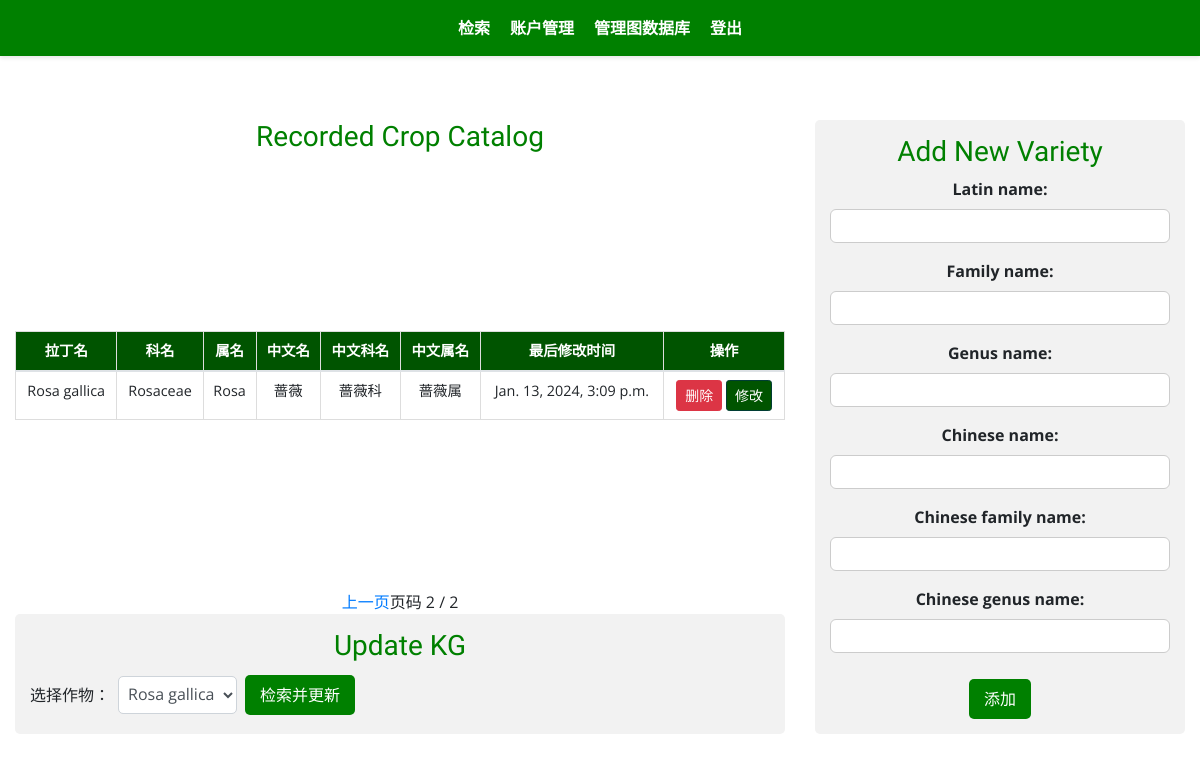
Screenshot of /neo4j_manage/?page=2 (signed in) with the database file from the repository.
### neo4j_manage/models.py (models this page shows)
class Crop(models.Model):
    latin_name = models.CharField(max_length=255, unique=True)
    family_name = models.CharField(max_length=255)
    genus_name = models.CharField(max_length=255)
    chinese_name = models.CharField(max_length=255)
    chinese_family_name = models.CharField(max_length=255)
    chinese_genus_name = models.CharField(max_length=255)
    last_modified = models.DateTimeField(auto_now=True)
    def __str__(self):
        return f"{self.latin_name} - {self.last_modified.strftime('%Y-%m-%d %H:%M:%S')}"

### neo4j_manage/views.py (the view, shortened to what this page needs)
# urls.py: path("", CropView.as_view(), name="neo4j-manage"),
class CropView(LoginRequiredMixin, Neo4jManagerMixin, View):
    template_name = "neo4j_manage/neo4j_manage.html"
    paginate_by = 10
    def get(self, request, *args, **kwargs):
        crop_list = Crop.objects.order_by("-last_modified")
        print(crop_list)
        paginator = Paginator(crop_list, self.paginate_by)
        print(paginator)
        page_number = request.GET.get("page")
        page_obj = paginator.get_page(page_number)
        print(page_obj)
        form = CropForm()
        return render(request, self.template_name, {"form": form, "page_obj": page_obj})

### neo4j_manage/forms.py
class CropForm(forms.ModelForm):
    class Meta:
        model = Crop
        fields = [
            "latin_name",
            "family_name",
            "genus_name",
            "chinese_name",
            "chinese_family_name",
            "chinese_genus_name",
        ]

### accounts/templatetags/custom_tags.py (called while the page is built)
@register.filter(name="has_group")
def has_group(user, group_name):
    return user.groups.filter(name=group_name).exists()

### neo4j_manage/views.py (called while the page is built)
def is_neo4j_manager(user):
    return user.groups.filter(name="neo4j_manager").exists()

    def test_func(self):
        return is_neo4j_manager(self.request.user)

### neo4j_manage/templates/neo4j_manage/neo4j_manage.html (shortened to what this page needs)
{% extends "base.html" %}
{% load static %}
{% block css_files %}
    <link rel="stylesheet" href="https://stackpath.bootstrapcdn.com/bootstrap/4.5.2/css/bootstrap.min.css">
    <link rel="stylesheet" href="{% static 'css/app.css' %}">
    <link rel="stylesheet" href="{% static 'neo4j_manage/css/list_style.css' %}">
{% endblock %}
{% block content %}
    <div class="container-fluid mt-4">
        <div class="row">
            <div class="col-md-8 d-flex flex-column justify-content-start">
            <h3>Recorded Crop Catalog</h3>
                <table class="table">
                    <thead>
                        <tr>
                            <th>拉丁名</th>
                            <th>科名</th>
                            <th>属名</th>
                            <th>中文名</th>
                            <th>中文科名</th>
                            <th>中文属名</th>
                            <th>最后修改时间</th>
                            <th>操作</th>
                        </tr>
                    </thead>
                    <tbody>
                        {% for crop in page_obj %}
                            <tr>
                                <td>{{ crop.latin_name }}</td>
                                <td>{{ crop.family_name }}</td>
                                <td>{{ crop.genus_name }}</td>
                                <td>{{ crop.chinese_name }}</td>
                                <td>{{ crop.chinese_family_name }}</td>
                                <td>{{ crop.chinese_genus_name }}</td>
                                <td>{{ crop.last_modified }}</td>
                                <td>
                                    <button class="btn btn-sm btn-danger" onclick="confirmDelete('{{ crop.latin_name }}', '{% url 'crop_delete' crop.latin_name %}')">删除</button>
                                    <a href="{% url 'crop_update' crop.latin_name %}" class="btn btn-sm btn-primary">修改</a>
                                </td>
                            </tr>
                        {% endfor %}
                    </tbody>
                </table>
                <div class="w-100 d-flex justify-content-center">
                    <div class="pagination">
                        {% if page_obj.has_previous %}
                            <a href="?page={{ page_obj.previous_page_number }}">上一页</a>
                        {% endif %}
                        <span>页码 {{ page_obj.number }} / {{ page_obj.paginator.num_pages }}</span>
                    </div>
                </div>
                <div class="form-section">
                    <h3>Update KG</h3>
                    <form method="post" id="update-form" class="form-inline">
                        <label for="crop-select" class="my-1 mr-2">选择作物：</label>
                        <select name="crop_name" id="crop-select" class="form-control my-1 mr-sm-2">
                            {% for crop in page_obj %}
                                <option value="{{ crop.latin_name }}">{{ crop.latin_name }}</option>
                            {% endfor %}
                        </select>
                        <button type="button" class="btn btn-primary my-1" onclick="retrieveDataAndShowModal()">检索并更新</button>
                    </form>
                </div>
            </div>
            <div class="col-md-4">
                <div class="form-section">
                <h3>Add New Variety</h3>
                    <form method="post" action="{% url 'neo4j-manage' %}">
                        {% for field in form %}
                            <div class="formcontrol {% if field.errors %}invalid{% endif %}">
                                {{ field.label_tag }}
                                {{ field }}
                            </div>
                        {% endfor %}
                        <button type="submit" class="btn btn-primary">添加</button>
                    </form>
                </div>
            </div>
        </div>
    </div>
{% endblock %}

### static/css/app.css (style rules this page uses)
* { box-sizing: border-box; }
button { background-color: #008000; color: #FFFFFF; padding: 10px 20px; border: none; border-radius: 5px; cursor: pointer; }
html { font-family: 'Open Sans', sans-serif; }
body { margin: 0; font-family: 'Open Sans', Arial, sans-serif; }
h1, h2, h3 { font-family: 'Kalnia', Arial, sans-serif; color: #008000; }
.btn-primary { background-color: #005400; border-color: #003d33; }

### neo4j_manage/static/neo4j_manage/css/list_style.css (style rules this page uses)
.table { font-size: 0.9rem; width: 100%; margin: auto; border-collapse: collapse; }
.table th, .table td { border: 1px solid #ddd; padding: 8px; text-align: center; }
.table thead th { background-color: #005400; color: white; }
.pagination { justify-content: center; }
.form-section { background-color: #f2f2f2; padding: 15px; margin-bottom: 20px; border-radius: 5px; }
.form-section label { display: block; margin-bottom: 5px; }
.form-section select { padding: 5px; border-radius: 5px; }
.form-section button { background-color: #008000; color: white; border: none; padding: 8px 15px; margin-top: 10px; border-radius: 5px; }
.formcontrol { margin-bottom: 1rem; }
.formcontrol label { font-weight: bold; margin-bottom: 0.5rem; display: block; }
.formcontrol input, .formcontrol textarea { display: block; width: 100%; font: inherit; padding: 0.25rem; border-radius: 6px; border: 1px solid #ccc; }

### rows the page displays
Crop: latin_name "Rosa gallica", family_name "Rosaceae", genus_name "Rosa", chinese_name "蔷薇", chinese_family_name "蔷薇科", chinese_genus_name "蔷薇属", last_modified "Jan. 13, 2024, 3:09 p.m."

### other values shown
{{ page_obj.number }} "2"
{{ page_obj.paginator.num_pages }} "2"
{{ field.label_tag }} "Latin name:" "Family name:" "Genus name:" "Chinese name:" "Chinese family name:" "Chinese genus name:"
form field crop_name "Rosa gallica"
